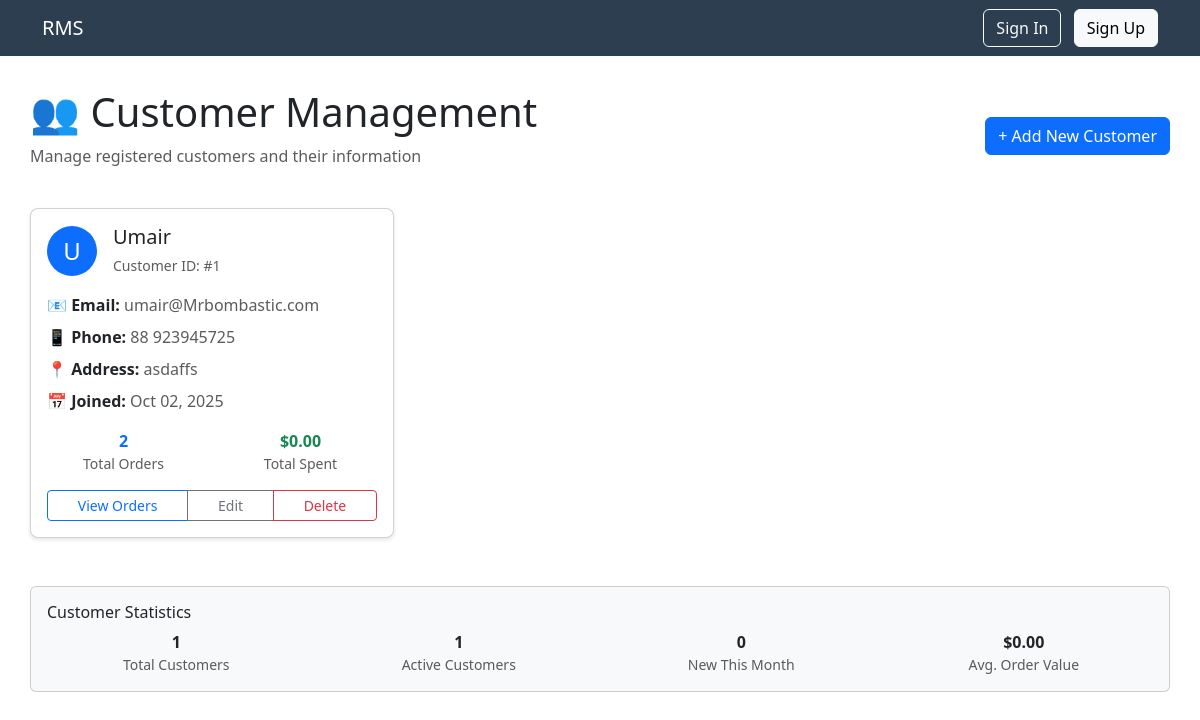
The app's page /customers/ with its own data.
### customers/models.py (models this page shows, shortened)
class Customer(models.Model):
    name = models.CharField(max_length=100)                                # Customer's full name
    email = models.EmailField(unique=True)                                 # Email address (must be unique)
    phone = models.CharField(max_length=15, unique=True)                   # Phone number (must be unique)
    address = models.TextField()                                           # Home address
    date_of_birth = models.DateField(null=True, blank=True)                # Birthday (optional)
    arrival_time = models.DateTimeField(auto_now_add=True)                 # When they first registered
    leaving_time = models.DateTimeField(null=True, blank=True)             # When they left (if tracked)
    created_at = models.DateTimeField(auto_now_add=True)                   # When customer account was created

### customers/views.py (the view)
# urls.py: path('customers/', customers_views.customer_list, name='customer_list'),
def customer_list(request):
	customers = Customer.objects.all()
	if request.method == 'POST':
		form = CustomerForm(request.POST)
		if form.is_valid():
			form.save()
			return redirect('customer_list')
	else:
		form = CustomerForm()
	return render(request, 'customer_list.html', {'customers': customers, 'form': form})

### templates/customer_list.html (shortened to what this page needs)
{% extends 'base.html' %}
{% block content %}
<div class="d-flex justify-content-between align-items-center mb-4">
    <div>
        <h1>👥 Customer Management</h1>
        <p class="text-muted">Manage registered customers and their information</p>
    </div>
    <button class="btn btn-primary" data-bs-toggle="modal" data-bs-target="#addCustomerModal">
        + Add New Customer
    </button>
</div>
{% if customers %}
    <div class="row">
        {% for customer in customers %}
        <div class="col-md-6 col-lg-4 mb-4">
            <div class="card content-card h-100">
                <div class="card-body">
                    <div class="d-flex align-items-center mb-3">
                        <div class="bg-primary text-white rounded-circle d-flex align-items-center justify-content-center me-3"
                             style="width: 50px; height: 50px; font-size: 1.5rem;">
                            {{ customer.name|first|upper }}
                        </div>
                        <div>
                            <h5 class="card-title mb-1">{{ customer.name }}</h5>
                            <small class="text-muted">Customer ID: #{{ customer.id }}</small>
                        </div>
                    </div>
                    <div class="mb-3">
                        <div class="mb-2">
                            <strong>📧 Email:</strong>
                            <span class="text-muted">{{ customer.email }}</span>
                        </div>
                        <div class="mb-2">
                            <strong>📱 Phone:</strong>
                            <span class="text-muted">{{ customer.phone|default:"Not provided" }}</span>
                        </div>
                        <div class="mb-2">
                            <strong>📍 Address:</strong>
                            <span class="text-muted">{{ customer.address|default:"Not provided" }}</span>
                        </div>
                        <div class="mb-2">
                            <strong>📅 Joined:</strong>
                            <span class="text-muted">{{ customer.created_at|date:"M d, Y" }}</span>
                        </div>
                    </div>
                    <div class="mb-3">
                        <div class="row text-center">
                            <div class="col-6">
                                <strong class="text-primary">{{ customer.order_set.count }}</strong>
                                <small class="d-block text-muted">Total Orders</small>
                            </div>
                            <div class="col-6">
                                <strong class="text-success">$0.00</strong>
                                <small class="d-block text-muted">Total Spent</small>
                            </div>
                        </div>
                    </div>
                    <div class="mt-auto">
                        <div class="btn-group w-100">
                            <a href="#" class="btn btn-sm btn-outline-primary">View Orders</a>
                            <button class="btn btn-sm btn-outline-secondary"
                                    data-bs-toggle="modal"
                                    data-bs-target="#editCustomerModal{{ customer.id }}">
                                Edit
                            </button>
                            <a href="#" class="btn btn-sm btn-outline-danger">Delete</a>
                        </div>
                    </div>
                </div>
            </div>
        </div>
        {% endfor %}
    </div>
    <div class="row mt-4">
        <div class="col-md-12">
            <div class="card bg-light">
                <div class="card-body">
                    <h6 class="card-title">Customer Statistics</h6>
                    <div class="row text-center">
                        <div class="col-md-3">
                            <strong>{{ customers|length }}</strong>
                            <small class="d-block text-muted">Total Customers</small>
                        </div>
                        <div class="col-md-3">
                            <strong>{{ customers|length }}</strong>
                            <small class="d-block text-muted">Active Customers</small>
                        </div>
                        <div class="col-md-3">
                            <strong>0</strong>
                            <small class="d-block text-muted">New This Month</small>
                        </div>
                        <div class="col-md-3">
                            <strong>$0.00</strong>
                            <small class="d-block text-muted">Avg. Order Value</small>
                        </div>
                    </div>
                </div>
            </div>
        </div>
    </div>
{% endif %}
{% endblock %}

### templates/base.html (style rules this page uses)
.content-card { box-shadow: 0 2px 4px rgba(0,0,0,0.1); border-radius: 8px; }

### records on screen
Customer: name|first "U", name "Umair", id "1", email "umair@Mrbombastic.com", phone "88 923945725", address "asdaffs", created_at "Oct 02, 2025", order_set.count "2"

### other values on screen
{{ customers|length }} "1"
